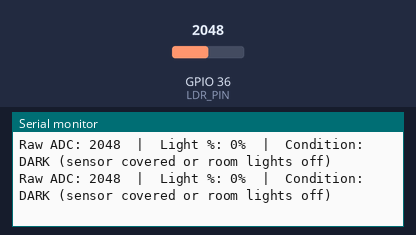
Recording of a sketch running on a simulated ESP32. On the bench: the last lines printed to the serial monitor. The test bench sets the inputs (shaded band); at power-on: GPIO 36 (LDR_PIN) = 2048.

Above: at 1.7 s.
1.8 s: GPIO 36 (LDR_PIN) set to 527
At 2.5 s:
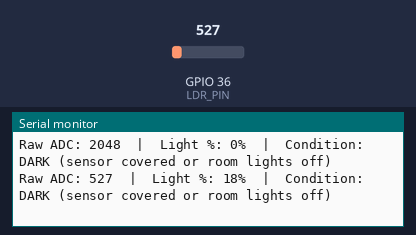
3.3 s: GPIO 36 (LDR_PIN) set to 449
At 4.1 s:
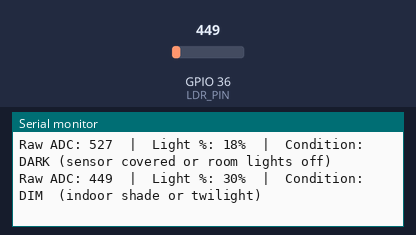
5.7 s: GPIO 36 (LDR_PIN) set to 315
At 6.2 s:
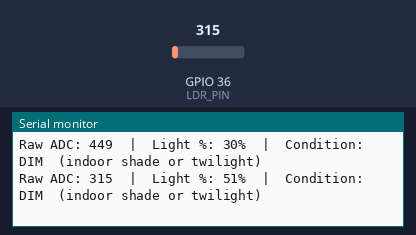
7.2 s: GPIO 36 (LDR_PIN) set to 285
At 7.7 s:
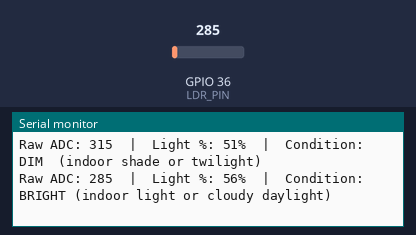
9.3 s: GPIO 36 (LDR_PIN) set to 109
At 9.8 s:
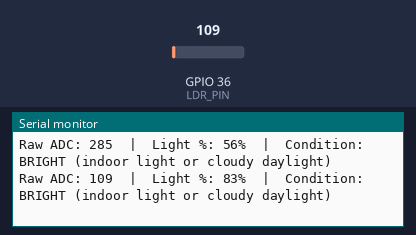
10.8 s: GPIO 36 (LDR_PIN) set to 90
At 11.4 s:
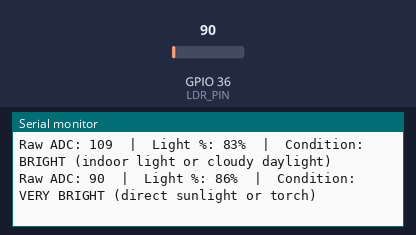

Measured:
- the behaviour switches between 501 and 500 on GPIO 36 (LDR_PIN) (found by bisection; images 1 and 2)
- the behaviour switches between 301 and 300 on GPIO 36 (LDR_PIN) (found by bisection; images 3 and 4)
- the behaviour switches between 101 and 100 on GPIO 36 (LDR_PIN) (found by bisection; images 5 and 6)
- after the input at 1.8 s, the serial monitor: prints a new line after 0.33 s (image 1)
- after the input at 3.3 s, the serial monitor: prints a new line after 0.40 s (image 2)
- after the input at 5.7 s, the serial monitor: prints a new line after 0.06 s (image 3)
- after the input at 7.2 s, the serial monitor: prints a new line after 0.10 s (image 4)
- after the input at 9.3 s, the serial monitor: prints a new line after 0.10 s (image 5)
- after the input at 10.8 s, the serial monitor: prints a new line after 0.17 s (image 6)

The sketch:

light-detection.ino
```cpp
/*
  ============================================================
  DataSciensPro Kit — Light Detector Sensor (LDR) — FIXED
  ESP32 | Pin 36 (VP) | Baud Rate: 9600
  ============================================================
  CORRECTED for inverted LDR behaviour:
  LOW value  = BRIGHT (sunlight/torch)
  HIGH value = DARK   (sensor covered)
  ============================================================
*/

const int LDR_PIN = 36;
int lightValue = 0;

void setup() {
  Serial.begin(9600);
  Serial.println("------ Light Detector Sensor ------");
  Serial.println("Sensor: LDR | Pin: 36 | DataSciensPro Kit");
  Serial.println("-----------------------------------");
  delay(500);
}

void loop() {

  lightValue = analogRead(LDR_PIN);

  // Map the inverted value so 0 = dark, 4095 = bright
  // (makes it intuitive for students to read)
  int lightPercent = map(lightValue, 650, 0, 0, 100);
  lightPercent = constrain(lightPercent, 0, 100);

  Serial.print("Raw ADC: ");
  Serial.print(lightValue);
  Serial.print("  |  Light %: ");
  Serial.print(lightPercent);
  Serial.print("%  |  Condition: ");

  // INVERTED: low raw value = bright, high raw value = dark
  if (lightValue > 500) {
    Serial.println("DARK (sensor covered or room lights off)");
  }
  else if (lightValue > 300) {
    Serial.println("DIM  (indoor shade or twilight)");
  }
  else if (lightValue > 100) {
    Serial.println("BRIGHT (indoor light or cloudy daylight)");
  }
  else {
    Serial.println("VERY BRIGHT (direct sunlight or torch)");
  }

  delay(500);
}
```
